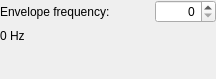
<?xml version="1.0" encoding="UTF-8"?>
<ui version="4.0">
 <class>SSGEnvelopeFreqWidget</class>
 <widget class="QWidget" name="SSGEnvelopeFreqWidget">
  <property name="geometry">
   <rect>
    <x>0</x>
    <y>0</y>
    <width>216</width>
    <height>79</height>
   </rect>
  </property>
  <property name="windowTitle">
   <string>Form</string>
  </property>
  <layout class="QVBoxLayout" name="verticalLayout">
   <property name="leftMargin">
    <number>0</number>
   </property>
   <property name="topMargin">
    <number>0</number>
   </property>
   <property name="rightMargin">
    <number>0</number>
   </property>
   <property name="bottomMargin">
    <number>0</number>
   </property>
   <item>
    <layout class="QGridLayout" name="gridLayout">
     <item row="0" column="0">
      <widget class="QLabel" name="label">
       <property name="text">
        <string>Envelope frequency:</string>
       </property>
      </widget>
     </item>
     <item row="0" column="1">
      <layout class="QHBoxLayout" name="horizontalLayout">
       <item>
        <spacer name="horizontalSpacer">
         <property name="orientation">
          <enum>Qt::Horizontal</enum>
         </property>
         <property name="sizeHint" stdset="0">
          <size>
           <width>29</width>
           <height>20</height>
          </size>
         </property>
        </spacer>
       </item>
       <item>
        <widget class="QSpinBox" name="freqSpinBox">
         <property name="alignment">
          <set>Qt::AlignRight|Qt::AlignTrailing|Qt::AlignVCenter</set>
         </property>
         <property name="maximum">
          <number>65535</number>
         </property>
        </widget>
       </item>
      </layout>
     </item>
     <item row="1" column="0" colspan="2">
      <widget class="QLabel" name="freqLabel">
       <property name="text">
        <string>0 Hz</string>
       </property>
      </widget>
     </item>
    </layout>
   </item>
   <item>
    <spacer name="verticalSpacer">
     <property name="orientation">
      <enum>Qt::Vertical</enum>
     </property>
     <property name="sizeHint" stdset="0">
      <size>
       <width>20</width>
       <height>3</height>
      </size>
     </property>
    </spacer>
   </item>
  </layout>
 </widget>
 <resources/>
 <connections/>
</ui>
